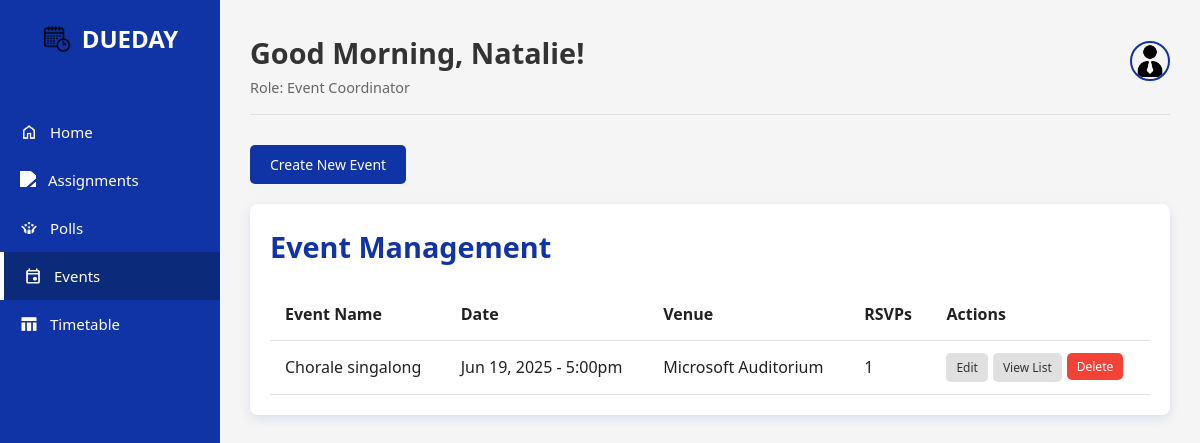
The app's page /event.php (signed in) with its own data.
### tables this page shows
CREATE TABLE `events` (
  `Event_ID` int(11) NOT NULL,
  `Event_Name` varchar(100) NOT NULL,
  `Event_Description` text DEFAULT NULL,
  `Event_Date` datetime NOT NULL,
  `Venue_ID` int(11) NOT NULL
);

CREATE TABLE `venues` (
  `Venue_ID` int(11) NOT NULL,
  `Venue_Name` varchar(100) NOT NULL
);

### event.php (the view, shortened to what this page needs)
<?php
require_once 'templates/header.php';
$is_event_coordinator = ($user_role === 'Event Coordinator');
$events = []; $venues = []; $user_rsvps = [];
if ($is_event_coordinator) {
    $result = $conn->query("SELECT e.*, v.Venue_Name, COUNT(ead.Attendee_ID) as rsvp_count FROM Events e JOIN Venues v ON e.Venue_ID = v.Venue_ID LEFT JOIN Event_Attendee_Data ead ON e.Event_ID = ead.Event_ID GROUP BY e.Event_ID ORDER BY e.Event_Date DESC");
    if ($result) $events = $result->fetch_all(MYSQLI_ASSOC);
} else {
    $result = $conn->query("SELECT e.*, v.Venue_Name FROM Events e JOIN Venues v ON e.Venue_ID = v.Venue_ID WHERE e.Event_Date >= NOW() ORDER BY e.Event_Date ASC");
    if ($result) $events = $result->fetch_all(MYSQLI_ASSOC);
}
?>
<?php if ($is_event_coordinator): ?>
    <div class="page-actions"><button id="showCreateBtn" class="btn btn--primary">Create New Event</button></div>
    <div class="management-table">
        <h2 class="section-title">Event Management</h2>
        <table>
            <thead><tr><th>Event Name</th><th>Date</th><th>Venue</th><th>RSVPs</th><th>Actions</th></tr></thead>
            <tbody>
                <?php if (empty($events)): ?><tr><td colspan="5">No events found.</td></tr><?php else: foreach ($events as $event): ?>
                <tr>
                    <td><?php echo htmlspecialchars($event['Event_Name']); ?></td><td><?php echo date('M j, Y - g:ia', strtotime($event['Event_Date'])); ?></td><td><?php echo htmlspecialchars($event['Venue_Name']); ?></td><td><?php echo $event['rsvp_count']; ?></td>
                    <td class="action-cell"><a href="edit_event.php?id=<?php echo $event['Event_ID']; ?>" class="btn btn--secondary">Edit</a><a href="view_attendees.php?id=<?php echo $event['Event_ID']; ?>" class="btn btn--secondary">View List</a><form method="POST" action="event.php" data-confirm="Are you sure you want to delete this event? This cannot be undone."><input type="hidden" name="action" value="delete_event"><input type="hidden" name="event_id" value="<?php echo $event['Event_ID']; ?>"><button type="submit" class="btn btn--danger">Delete</button></form></td>
                </tr>
                <?php endforeach; endif; ?>
            </tbody>
        </table>
    </div>
<?php endif; ?>
<?php
require_once 'templates/footer.php';
?>

### assets/css/style.css (style rules this page uses)
:root { --egyptian-blue: #1034A6; --egyptian-blue-light: #2a4cb3; --egyptian-blue-dark: #0c2a7a; --light-gray: #f5f5f5; --medium-gray: #e0e0e0; --dark-gray: #333333; --white: #ffffff; --success: #4CAF50; --warning: #FFC107; --danger: #F44336; --navy-shadow: rgba(16, 52, 166, 0.1); --text-primary: #212121; --text-secondary: #666666; }
* { margin: 0; padding: 0; box-sizing: border-box; font-family: 'Segoe UI', Tahoma, Geneva, Verdana, sans-serif; }
body { background-color: var(--light-gray); color: var(--text-primary); line-height: 1.6; }
.section-title { color: var(--egyptian-blue); margin-bottom: 20px; font-size: 1.8rem; }
.page-actions { display: flex; gap: 10px; margin-bottom: 20px; }
.btn { background-color: var(--egyptian-blue); color: white; border: none; padding: 10px 20px; border-radius: 5px; cursor: pointer; font-size: 14px; font-weight: 500; display: inline-flex; align-items: center; gap: 8px; transition: background-color 0.3s, box-shadow 0.3s; text-decoration: none; }
.btn--secondary { background-color: var(--medium-gray); color: var(--dark-gray); }
.btn--danger { background-color: var(--danger); }
.management-table { background-color: var(--white); border-radius: 8px; padding: 20px; box-shadow: 0 4px 12px var(--navy-shadow); overflow-x: auto; margin-top: 20px; }
.management-table table { width: 100%; border-collapse: collapse; }
.management-table th, .management-table td { padding: 12px 15px; text-align: left; border-bottom: 1px solid var(--medium-gray); }
.action-cell { display: flex; gap: 5px; }
.action-cell .btn { padding: 5px 10px; font-size: 12px; }
.action-cell form { display: inline-block; }

### records on screen
events: Event_Name "Chorale singalong", Event_Date "Jun 19, 2025 - 5:00pm", Venue_ID.Venue_Name "Microsoft Auditorium", rsvp_count "1"

### other values on screen
$time_based_greeting "Good Morning,"
$user_fname "Natalie"
$user_role "Event Coordinator"
